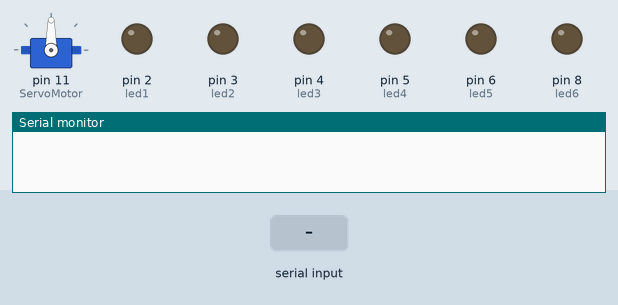
Simulated run of this sketch. Board: Arduino Uno, built with avr-gcc and run on an emulated ATmega328P. Shown: servo, output pins drawn as LEDs (lit = HIGH), the last lines printed to the serial monitor. The inputs (shaded band) are chosen by the test bench.

Above: at 1.2 s.
1.3 s: "*all on" received over Serial
At 2.2 s:
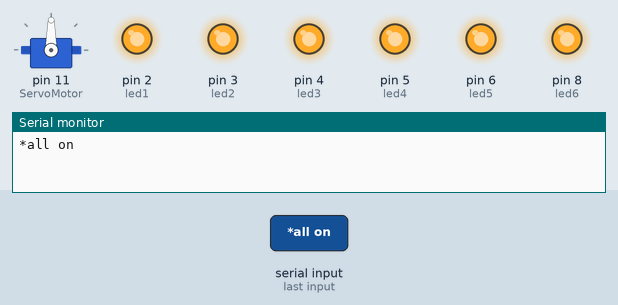
2.8 s: "*room of" received over Serial
At 3.7 s:
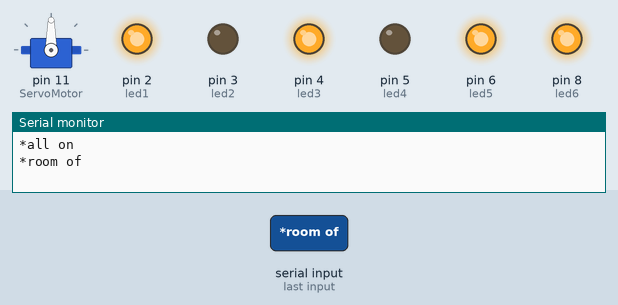
4.3 s: "*drawing room of" received over Serial
At 5.4 s:
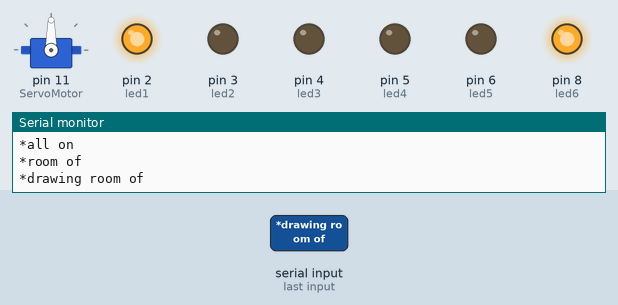
5.9 s: "*room on" received over Serial
At 7.3 s:
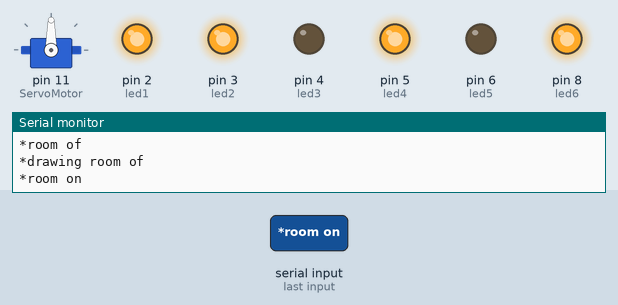
Timing chart, 0 to 8.4 s (numbered marks = the images above; inputs shaded):
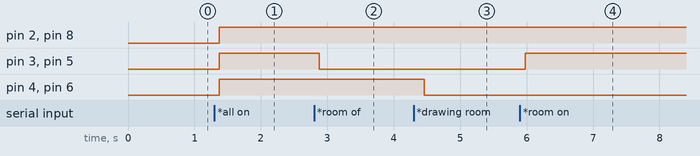

Measured:
- after the input at 1.3 s, pin 2 (led1), pin 3 (led2), pin 4 (led3), pin 5 (led4), pin 6 (led5), pin 8 (led6): LOW → HIGH after 0.07 s
- after the input at 2.8 s, pin 3 (led2), pin 5 (led4): HIGH → LOW after 0.08 s
- after the input at 4.3 s, pin 4 (led3), pin 6 (led5): HIGH → LOW after 0.16 s
- after the input at 5.9 s, pin 3 (led2), pin 5 (led4): LOW → HIGH after 0.08 s

The sketch:

voice_controlled_automation.ino
```cpp
#include <Servo.h>
Servo ServoMotor;
String voice;
int
led1 = 2, //Connect LED 1 To Pin #2
led2 = 3, //Connect LED 2 To Pin #3
led3 = 4, //Connect LED 3 To Pin #4
led4 = 5, //Connect LED 4 To Pin #5
led5 = 6; //Connect LED 5 To Pin #6
int led6 = 8;
//--------------------------Call A Function-------------------------------//
void allon(){
     digitalWrite(led1, HIGH);
     digitalWrite(led2, HIGH);
     digitalWrite(led3, HIGH);
     digitalWrite(led4, HIGH);
     digitalWrite(led5, HIGH);
     digitalWrite(led6, HIGH);
}
void alloff(){
     digitalWrite(led1, LOW);
     digitalWrite(led2, LOW);
     digitalWrite(led3, LOW);
     digitalWrite(led4, LOW);
     digitalWrite(led5, LOW);
     digitalWrite(led6, LOW);

}

void roomon(){
     digitalWrite(led2, HIGH);
     digitalWrite(led4, HIGH);
}

void roomoff(){
     digitalWrite(led2, LOW);
     digitalWrite(led4, LOW);
}

void droomon(){
     digitalWrite(led3, HIGH);
     digitalWrite(led5, HIGH);
}

void droomoff(){
     digitalWrite(led3, LOW);
     digitalWrite(led5, LOW);
}
void setup() {
  Serial.begin(9600);
  pinMode(led1, OUTPUT);
  pinMode(led2, OUTPUT);
  pinMode(led3, OUTPUT);
  pinMode(led4, OUTPUT);
  pinMode(led5, OUTPUT);
  pinMode(led5, OUTPUT);
  pinMode(led6, OUTPUT);
  ServoMotor.attach(11);
}
void loop() {
  while (Serial.available()){  //Check if there is an available byte to read
  delay(10); //Delay added to make thing stable
  char c = Serial.read(); //Conduct a serial read
  if (c == '#') {break;} //Exit the loop when the # is detected after the word
  voice += c; //Shorthand for voice = voice + c
  }
  if (voice.length() > 0) {
    Serial.println(voice);
//-----------------------------------------------------------------------//
  //----------Control Multiple Pins/ LEDs----------//
       if(voice == "*all on") {allon();}  //Turn Off All Pins (Call Function)
  else if(voice == "*all of"){alloff();} //Turn On  All Pins (Call Function)
  else if(voice == "*all off"){alloff();};

 if(voice == "*room on") {roomon();}  //Turn Off All Pins (Call Function)
  else if(voice == "*room of"){roomoff();} //Turn On  All Pins (Call Function)
  else if(voice == "*room off"){roomoff();} ;

  if(voice == "*drawing room on") {droomon();}  //Turn Off All Pins (Call Function)
  else if(voice == "*drawing room of"){droomoff();} //Turn On  All Pins (Call Function)
  else if(voice == "*drawingroom off"){droomoff();}


  //----------Turn On One-By-One----------//
  else if(voice == "*door open") {ServoMotor.write(11);}
  else if(voice == "*room fan on") {digitalWrite(led2, HIGH);}
  else if(voice == "*TV on") {digitalWrite(led3, HIGH);}
  else if(voice == "*cupboard lights on") {digitalWrite(led4, HIGH);}
  else if(voice == "*lights on") {digitalWrite(led5, HIGH);}
else if(voice == "*drawing room fan on") {digitalWrite(led6, HIGH);}
  //----------Turn Off One-By-One----------//
  else if(voice == "*door closed") {ServoMotor.write(90);}
  else if(voice == "*room fan") {digitalWrite(led2, LOW);}
  else if(voice == "*TV") {digitalWrite(led3, LOW);}
  else if(voice == "*cupboard lights") {digitalWrite(led4, LOW);}
  else if(voice == "*lights") {digitalWrite(led5, LOW);}
  else if(voice == "*drawing room fan") {digitalWrite(led6, LOW);}

//-----------------------------------------------------------------------//

voice="";}} //Reset the variable after initiating
```
